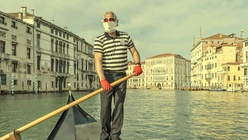
%> input picture hw2/exercise3/inputs/venice2.jpg, 248 x 140 px, shrunk from 1180 x 663 before the run
$ octave code.m   (GNU Octave 9; MATLAB toolbox functions it lacks are replaced by stand-ins)
%> lines starting %> are read from the running program, lines starting %| are printed output that depends on the picture
%load images
venice2 = im2double(imread("inputs/venice2.jpg"));
snow2 = im2double(imread("inputs/snow2.jpg"));
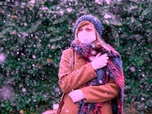
%> input picture hw2/exercise3/inputs/snow2.jpg, 152 x 114 px, shrunk from 720 x 540 before the run
%web: https://www.summitprintingpro.com/graphic-design/tutorials/white-balance-correction.html
scene = im2double(imread("inputs/scene.jpeg"));
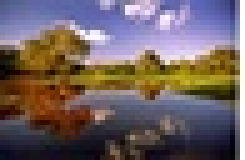
%> input picture hw2/exercise3/inputs/scene.jpeg, 49 x 32 px, shrunk from 235 x 153 before the run (shown 5 times larger)
%personal
light = im2double(imread("inputs/light.jpg"));
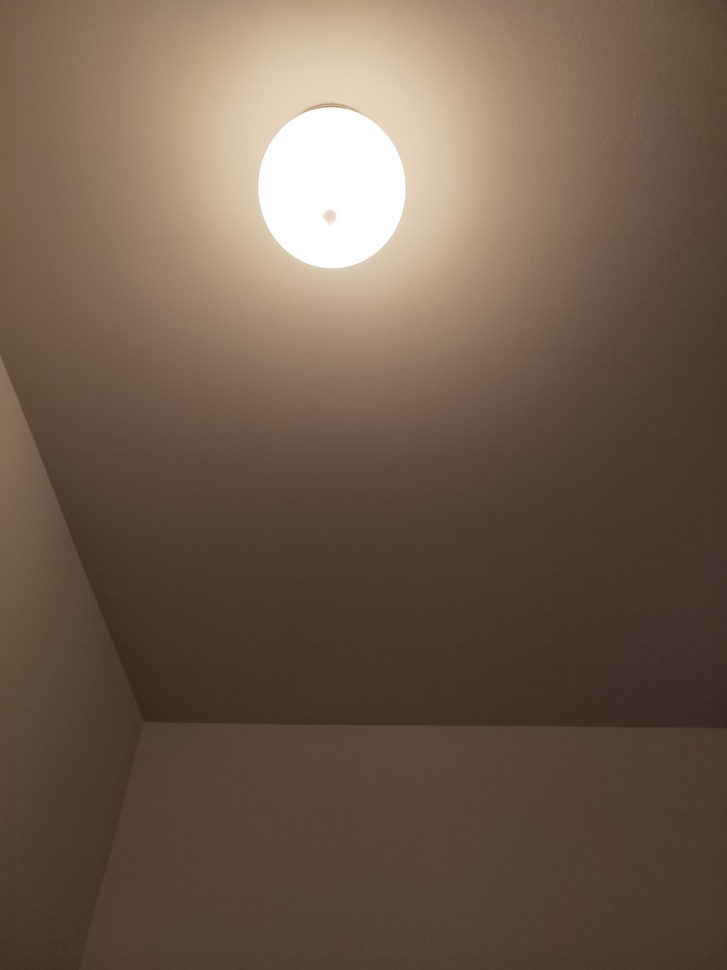
%> input picture hw2/exercise3/inputs/light.jpg, 727 x 970 px, shrunk from 3456 x 4608 before the run

%white balancing

%separate components
veniceR1 = venice2(:,:,1);
veniceG1 = venice2(:,:,2);
veniceB1 = venice2(:,:,3);
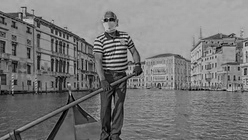
%> veniceB1: size 140x248 double; min 0, max 0.831, mean 0.466
%compute component average
veniceRM = mean2(veniceR1);
%> veniceRM = 0.626
veniceGM = mean2(veniceG1);
%> veniceGM = 0.634
veniceBM = mean2(veniceB1);
%> veniceBM = 0.466
%compute overall average
veniceOA = (veniceRM + veniceGM + veniceBM)/3;
%> veniceOA = 0.575
veniceOR = (veniceR1/veniceRM)*veniceOA;
veniceOG = (veniceG1/veniceGM)*veniceOA;
veniceOB = (veniceB1/veniceBM)*veniceOA;
veniceO = cat(3, veniceOR, veniceOG, veniceOB);
A = figure(1);
subplot(1,2,1);
imshow(venice2);
subplot(1,2,2);
imshow(veniceO);
%write image
saveas(A, "outputs/veniceB.jpg");

snowR1 = snow2(:,:,1);
snowG1 = snow2(:,:,2);
snowB1 = snow2(:,:,3);
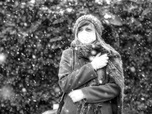
%> snowB1: size 114x152 double; min 0, max 1, mean 0.374
snowRM = mean2(snowR1);
%> snowRM = 0.373
snowGM = mean2(snowG1);
%> snowGM = 0.306
snowBM = mean2(snowB1);
%> snowBM = 0.374
snowOA = (snowRM + snowGM + snowBM)/3;
%> snowOA = 0.351
snowOR = (snowR1/snowRM)*snowOA;
snowOG = (snowG1/snowGM)*snowOA;
snowOB = (snowB1/snowBM)*snowOA;
snowO = cat(3, snowOR, snowOG, snowOB);
B = figure(2);
subplot(1,2,1);
imshow(snow2);
subplot(1,2,2);
imshow(snowO);
saveas(B, "outputs/snowB.jpg");

sceneR = scene(:,:,1);
sceneG = scene(:,:,2);
sceneB = scene(:,:,3);
sceneRM = mean2(sceneR);
%> sceneRM = 0.44
sceneGM = mean2(sceneG);
%> sceneGM = 0.385
sceneBM = mean2(sceneB);
%> sceneBM = 0.384
sceneOA = (sceneRM + sceneGM + sceneBM)/3;
%> sceneOA = 0.403
sceneOR = (sceneR/sceneRM)*sceneOA;
sceneOG = (sceneG/sceneGM)*sceneOA;
sceneOB = (sceneB/sceneBM)*sceneOA;
sceneO = cat(3, sceneOR, sceneOG, sceneOB);
C = figure(3);
subplot(1,2,1);
imshow(scene);
subplot(1,2,2);
imshow(sceneO);
saveas(C, "outputs/sceneB.jpg");

lightR = light(:,:,1);
lightG = light(:,:,2);
lightB = light(:,:,3);
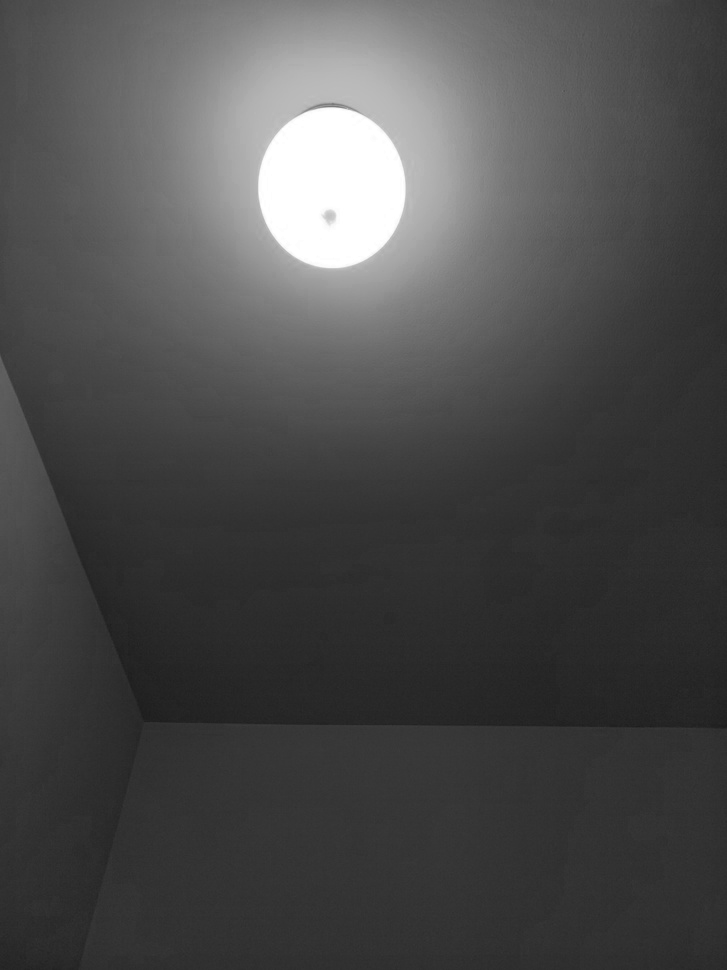
%> lightB: size 970x727 double; min 0.106, max 1, mean 0.298
lightRM = mean2(lightR);
%> lightRM = 0.433
lightGM = mean2(lightG);
%> lightGM = 0.362
lightBM = mean2(lightB);
%> lightBM = 0.298
lightOA = (lightRM + lightGM + lightBM)/3;
%> lightOA = 0.364
lightOR = (lightR/lightRM)*lightOA;
lightOG = (lightG/lightGM)*lightOA;
lightOB = (lightB/lightBM)*lightOA;
lightO = cat(3, lightOR, lightOG, lightOB);
D = figure(4);
subplot(1,2,1);
imshow(light);
subplot(1,2,2);
imshow(lightO);
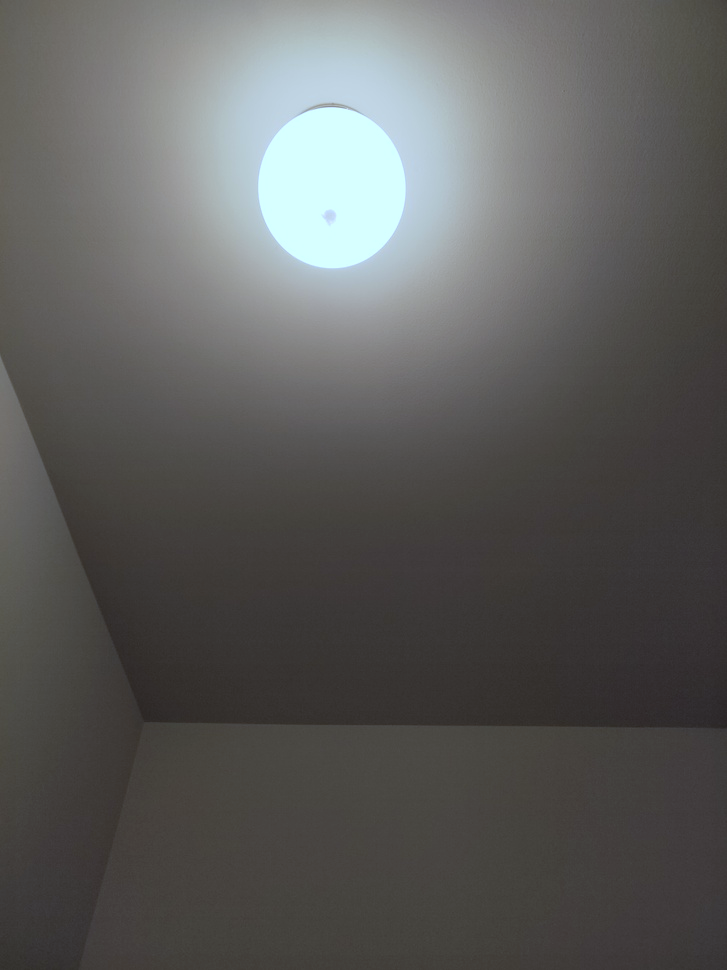
%> displayed picture: size 970x727x3, on the screen's scale of 0 to 255; mean R, G, B 92.9, 92.9, 91.4
saveas(D, "outputs/lightB.jpg");
